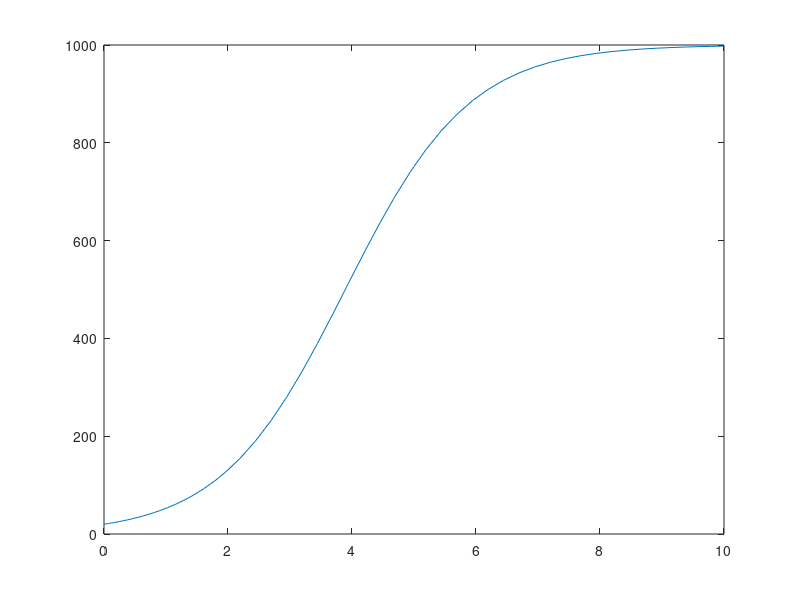

The MATLAB source for this figure:
% 求解一阶微分方程
% P' = rP(1-P/K)

clear all; clc;

r = 1;
K = 1000;


fun = @(t,P) r*P*(1-P/K); % t是隐函数
tSpan = [0,10];
P0 = 20;

[tSolve,PSolve] = ode45(fun,tSpan,P0);

plot(tSolve,PSolve);